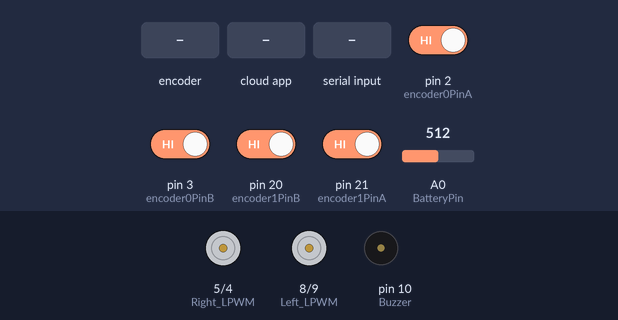
Simulated run of this sketch. Board: Arduino Mega 2560, built with avr-gcc and run on an emulated ATmega2560. Parts: motor-driver pin pairs drawn as motors (green arrow = first pin HIGH = forward, orange = second pin HIGH = backward, longer = more drive, scaled by the enable pin), buzzer (waves = sounding). Inputs (shaded band) come from the test bench; at power-on: pin 2 (encoder0PinA), pin 3 (encoder0PinB), pin 20 (encoder1PinB), pin 21 (encoder1PinA) HIGH, A0 (BatteryPin) = 512. The ROS host is connected and sends only what is stated; what the sketch prints to the serial monitor is not drawn.

Above: at 1.2 s.
1.3 s: rotary encoder on pin 2 (encoder0PinA) / pin 3 (encoder0PinB) turned 3 steps (first pin leading)
3.4 s: A0 (BatteryPin) set to 335
4.9 s: A0 (BatteryPin) set to 311
At 5.3 s:
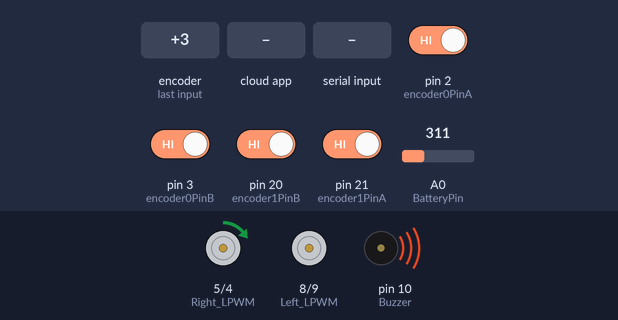
6.4 s: the phone or cloud app sets linear.x to -100
At 7.0 s:
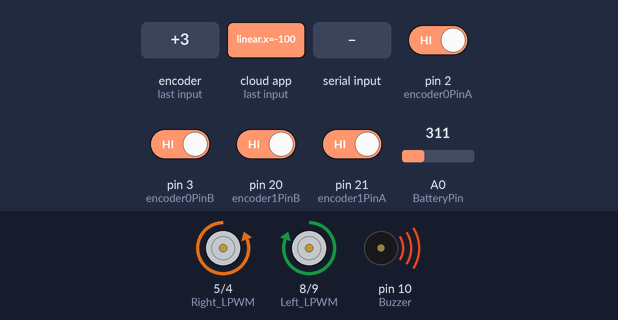
7.9 s: the phone or cloud app sets angular.z to 100
At 9.1 s:
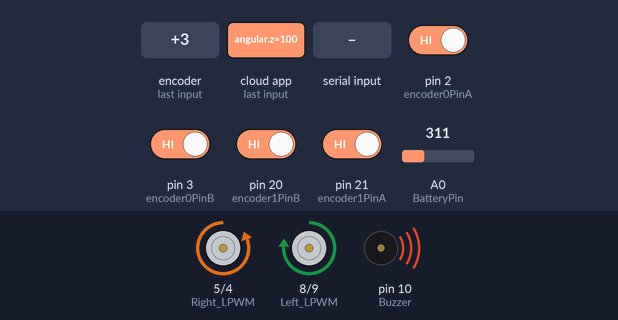
9.4 s: "a" received over Serial
At 10.2 s:
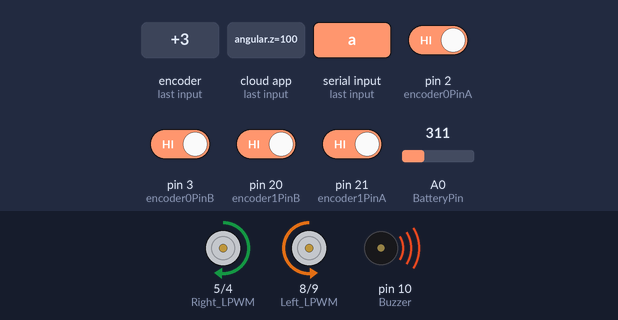
Timing chart, 0 to 11.9 s (numbered marks = the images above; inputs shaded):
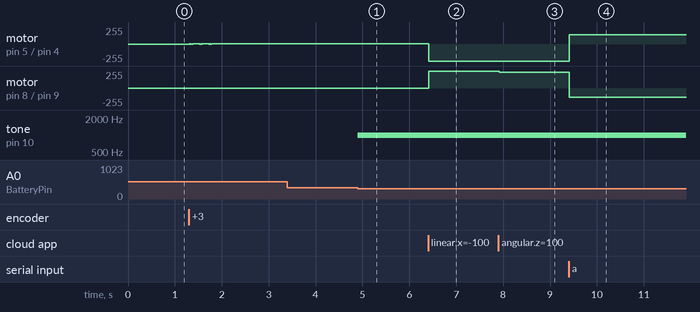

Measured:
- the behaviour switches between 319 and 318 on A0 (BatteryPin) (found by bisection; images 0 and 1)
- after the input at 4.9 s, tone on pin 10 (Buzzer): silent → 1000 Hz at once
- after the input at 6.4 s, motor on pin 5 (Right_LPWM) / pin 4 (Right_RPWM): forward 2/255 → backward 255/255 at once; motor on pin 8 (Left_LPWM) / pin 9 (Left_RPWM): stopped → forward 255/255 at once
- after the input at 7.9 s, motor on pin 8 (Left_LPWM) / pin 9 (Left_RPWM): forward 255/255 → forward 237/255 at once
- after the input at 9.4 s, motor on pin 5 (Right_LPWM) / pin 4 (Right_RPWM): backward 255/255 → forward 141/255 at once; motor on pin 8 (Left_LPWM) / pin 9 (Left_RPWM): forward 237/255 → backward 141/255 at once

The sketch:

Phase1_differentialdrive_ROS.ino
```cpp
//1m = 5850 encoder counts (still to reconfirm)

#include "ros.h"
#include <std_msgs/String.h>
#include <geometry_msgs/Twist.h>
#include <geometry_msgs/Vector3Stamped.h>
#include <ros/time.h>
#include <PID_v1.h>

float demandx;
float demandz;

ros::NodeHandle   nh;

//** ROS Callback & Subscriber **
void velCallback( const geometry_msgs::Twist& vel)
  {
    demandx = vel.linear.x;
    demandz = vel.angular.z;

    //demandx = constrain(demandx, -0.25,0.25); //constrain the max speed
    //demandx = constrain(demandx, -1,1);

  }

ros::Subscriber<geometry_msgs::Twist> sub("cmd_vel" , velCallback); //Create a subscriber for ROS cnd_vel Topic
geometry_msgs::Vector3Stamped speed_msg; //create a "speed_msg" ROS message
ros::Publisher speed_pub("speed", &speed_msg); //create a publisher to ROS topic "speed" using the "speed_msg" type

//LIPO protection
const int BatteryPin = A0;
const int Buzzer = 10;
float LIPO_volt;

//PID Values for Right Wheel
double Pk0 = 1;
double Ik0 = 0;
double Dk0 = 0.02;

double Setpoint0, Input0, Output0, Output0a;
PID PID0(&Input0, &Output0, &Setpoint0, Pk0, Ik0, Dk0, DIRECT);

//PID Values for Let Wheel
double Pk1 = 1;
double Ik1 = 0;
double Dk1 = 0.02;

double Setpoint1, Input1, Output1, Output1a;
PID PID1(&Input1, &Output1, &Setpoint1, Pk1, Ik1, Dk1, DIRECT);


float demand0;
float demand1;

unsigned long currentMillis;
unsigned long previousMillis;


////RIGHT MOTOR
#define encoder0PinA 2 //Encoder 0 (Right Wheel) // Yellow wire
#define encoder0PinB 3 // White wire

#define Right_RPWM 4 //Right Motor PWM-pins
#define Right_LPWM 5
#define EN_MOTOR_RIGHT 47 //Rght Motor Enable pin


////LEFT MOTOR
#define encoder1PinA 21 //Encoder 1 (Left Wheel) // Yellow wire
#define encoder1PinB 20 // White wire

#define Left_RPWM 9 //Left Motor PWM-pins
#define Left_LPWM 8
#define EN_MOTOR_LEFT 49 //Left Motor Enable pin


volatile long encoder0Pos = 0; //encoder Right
volatile long encoder1Pos = 0; //encoder Left

float encoder0Diff;
float encoder1Diff;

float encoder0Error;
float encoder1Error;

float encoder0Prev;
float encoder1Prev;

int dir_0;
float pwr_0;


void setup() {

  pinMode(Buzzer, OUTPUT); //Burzzer for LIPO protection

  //Right Wheel
  pinMode(Right_RPWM, OUTPUT);
  pinMode(Right_LPWM, OUTPUT);
  pinMode(encoder0PinA, INPUT_PULLUP);
  pinMode(encoder0PinB, INPUT_PULLUP);
  attachInterrupt(digitalPinToInterrupt(encoder0PinA),doEncoderA_right, CHANGE);
  attachInterrupt(digitalPinToInterrupt(encoder0PinB),doEncoderB_right, CHANGE);
  pinMode(EN_MOTOR_RIGHT,OUTPUT);
  digitalWrite(EN_MOTOR_RIGHT, LOW);

  //Left Wheel
  pinMode(Left_RPWM, OUTPUT);
  pinMode(Left_LPWM, OUTPUT);
  pinMode(encoder1PinA, INPUT_PULLUP);
  pinMode(encoder1PinB, INPUT_PULLUP);
  attachInterrupt(digitalPinToInterrupt(encoder1PinA),doEncoderA_left, CHANGE);
  attachInterrupt(digitalPinToInterrupt(encoder1PinB),doEncoderB_left, CHANGE);
  pinMode(EN_MOTOR_LEFT,OUTPUT);
  digitalWrite(EN_MOTOR_LEFT, LOW);

  //PID_Right
  PID0.SetMode(AUTOMATIC);
  PID0.SetOutputLimits(-255,255); //Limit maximum PWM
  PID0.SetSampleTime(10);

  //PID_Left
  PID1.SetMode(AUTOMATIC);
  PID1.SetOutputLimits(-255,255);
  PID1.SetSampleTime(10);

  //Serial monitor
  Serial.begin(115200);

  //ROS
  nh.getHardware() -> setBaud(115200);
  nh.initNode(); //initialise ROS
  nh.subscribe(sub); //subscribe to cmd_vel topic
  nh.advertise(speed_pub); //publish speed_pub
}

void loop() {

  currentMillis= millis();
  if(currentMillis - previousMillis >= 10){ //start of timed loop = 10ms cycle
    previousMillis = currentMillis;

    if(Serial.available()>0){
      char c = Serial.read();

      if(c == 'a'){ //drive at 0.5 m/s

        demandx = 0.5;
        demandz = 0;

      }
      if(c == 's'){ //drive at 0.5 m/s

        demandx = -0.5;
        demandz = 0;

      }
      else if(c == 'f'){//drive at 1 m/s

        demandx = 1;
        demandz = 0;

      }
      else if(c == 'b'){//drive at 0.25 m/s

        demandx = 0.25;
        demandz = 0;

      }
      else if(c == 'c'){//drive at 0.25 m/s + turn at 1 rad/s

        demandx = 0.25;
        demandz = 1;

      }
      else if(c == 'd'){//turn at 1 rad/second CW

        demandx = 0;
        demandz = 1;

      }
      else if(c == 'e'){//turn at 1 rad/second CCW

        demandx = 0;
        demandz = -1;

      }
      else if(c == 'q'){//STOP

        demandx = 0;
        demandz = 0;

      }
    }

    /*  5650 encodercount for 1m. 56.5 encodercounts met 10 millisecond loop at 1 m/s velocity
     *
     *  Distance between wheels is 320mm. Half = 160mm
     *  Circumfrence of 320mm circle is: 320*pi = 1005mm, to turn 180 degrees, each wheel needs to drive half of 1005mm, or 502mm
     *  So to turn 180 degrees, each wheel needs to trun 502/pi = 160mm
     *
     */

    demand0 = demandx - (demandz*0.160);//differential drive, ROS gives x and z variables. x = forward/backward, z = rotating
    demand1 = demandx + (demandz*0.160);


    encoder0Diff = encoder0Pos - encoder0Prev; //workout the difference from last time, this is the current speed in count per 10ms
    encoder1Diff = encoder1Pos - encoder1Prev;

    encoder0Error = (demand0*56.5) - encoder0Diff;
    encoder1Error = (demand1*56.5) - encoder1Diff;

    encoder0Prev = encoder0Pos;
    encoder1Prev = encoder1Pos;

    //Serial.print("Right Position: ");
    //Serial.print(encoder0Pos);
    //Serial.print(" , ");
    //Serial.print("Left Position: ");
    //Serial.print(encoder1Pos);
    //Serial.println("");

    //PID for Both Wheels
    Setpoint0 = demand0*56.5*5; //added factor 5 to match speed 1 m/s IRL
    Setpoint1 = demand1*56.5*5;
    Input0 = encoder0Diff;
    Input1 = encoder1Diff;
    PID0.Compute();
    PID1.Compute();

    digitalWrite(EN_MOTOR_LEFT, HIGH);
    digitalWrite(EN_MOTOR_RIGHT, HIGH);


    if(Output0 > 0 ){
      //digitalWrite(EN_MOTOR_RIGHT, HIGH);
      Output0a = abs(Output0);
      analogWrite(Right_LPWM,Output0a);
      analogWrite(Right_RPWM,0);
     }

     else if(Output0 < 0){
      //digitalWrite(EN_MOTOR_RIGHT, HIGH);
      Output0a = abs(Output0);
      analogWrite(Right_LPWM,0);
      analogWrite(Right_RPWM,Output0a);

     }
     else {
      //digitalWrite(EN_MOTOR_LEFT, LOW);
      analogWrite(Left_LPWM,0);
      analogWrite(Left_RPWM,0);
      }

     if(Output1 > 0){
      //digitalWrite(EN_MOTOR_LEFT, HIGH);
      Output1a = abs(Output1);
      analogWrite(Left_LPWM,0);
      analogWrite(Left_RPWM,Output1a);
     }

     else if(Output1 < 0){
      //digitalWrite(EN_MOTOR_LEFT, HIGH);
      Output1a = abs(Output1);
      analogWrite(Left_LPWM,Output1a);
      analogWrite(Left_RPWM,0);
     }
     else {
      //digitalWrite(EN_MOTOR_LEFT, LOW);
      analogWrite(Left_LPWM,0);
      analogWrite(Left_RPWM,0);
     }

      nh.spinOnce();


      Serial.println("Output Right ");
      Serial.println(Output0);
      Serial.println("Output Left ");
      Serial.println(Output1);


      LIPO_volt = (((analogRead(BatteryPin) * 5.0 / 1023.0)/1.2) * (1.2+6.2)); //voltagedivider 1.2k+6.2k resistors
      //Serial.print("LIPO_Volt:");
      //Serial.println(LIPO_volt);
      if(LIPO_volt < 9.6){
        tone(Buzzer, 1000);
        //Serial.println("LOW BATTERY");
      }
      else{noTone(Buzzer);}


    }// end of timed loop
}// end of main loop

// ****encoder interrupts****
//Encoder 0 (Right Wheel)

void doEncoderA_right(){

  if(digitalRead(encoder0PinA) == HIGH){
    if(digitalRead(encoder0PinB) == LOW){
      encoder0Pos = encoder0Pos - 1;
     }
     else{
      encoder0Pos = encoder0Pos + 1;
      }
    }
    else{
      if(digitalRead(encoder0PinB) == HIGH){
        encoder0Pos = encoder0Pos - 1;
        }
        else{
          encoder0Pos = encoder0Pos + 1;
        }
     }
  }

  void doEncoderB_right(){

  if(digitalRead(encoder0PinB) == HIGH){
    if(digitalRead(encoder0PinA) == LOW){
      encoder0Pos = encoder0Pos - 1;
     }
     else{
      encoder0Pos = encoder0Pos + 1;
      }
    }
    else{
      if(digitalRead(encoder0PinA) == LOW){
        encoder0Pos = encoder0Pos - 1;
        }
        else{
          encoder0Pos = encoder0Pos + 1;
        }
     }
  }

  //Encoder 1 (Left Wheel)

void doEncoderA_left(){

  if(digitalRead(encoder1PinA) == HIGH){
    if(digitalRead(encoder1PinB) == LOW){
      encoder1Pos = encoder1Pos + 1;
     }
     else{
      encoder1Pos = encoder1Pos - 1;
      }
    }
    else{
      if(digitalRead(encoder1PinB) == HIGH){
        encoder1Pos = encoder1Pos + 1;
        }
        else{
          encoder1Pos = encoder1Pos - 1;
        }
     }
  }

  void doEncoderB_left(){

  if(digitalRead(encoder1PinB) == HIGH){
    if(digitalRead(encoder1PinA) == LOW){
      encoder1Pos = encoder1Pos + 1;
     }
     else{
      encoder1Pos = encoder1Pos - 1;
      }
    }
    else{
      if(digitalRead(encoder1PinA) == LOW){
        encoder1Pos = encoder1Pos + 1;
        }
        else{
          encoder1Pos = encoder1Pos - 1;
        }
     }
  }
```
